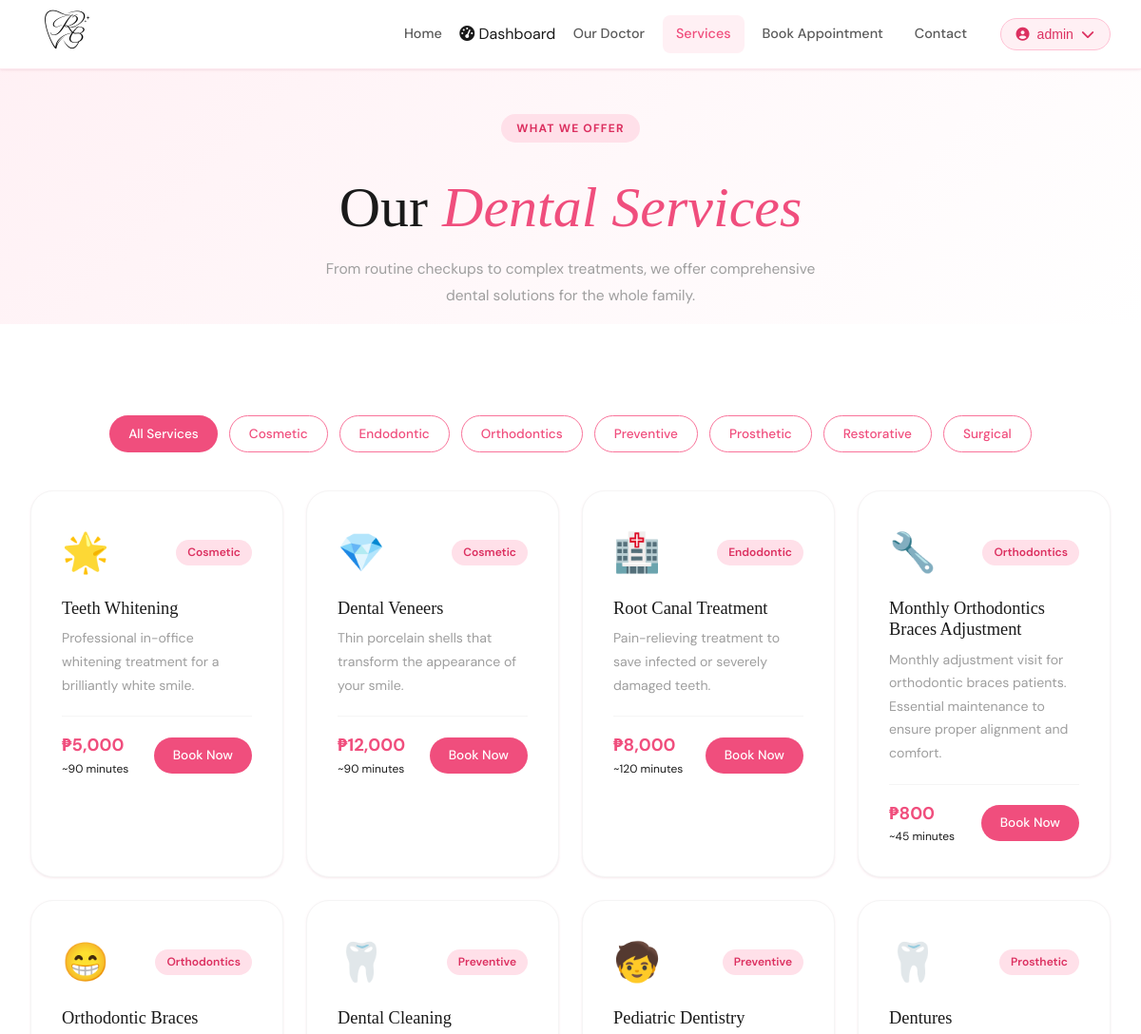
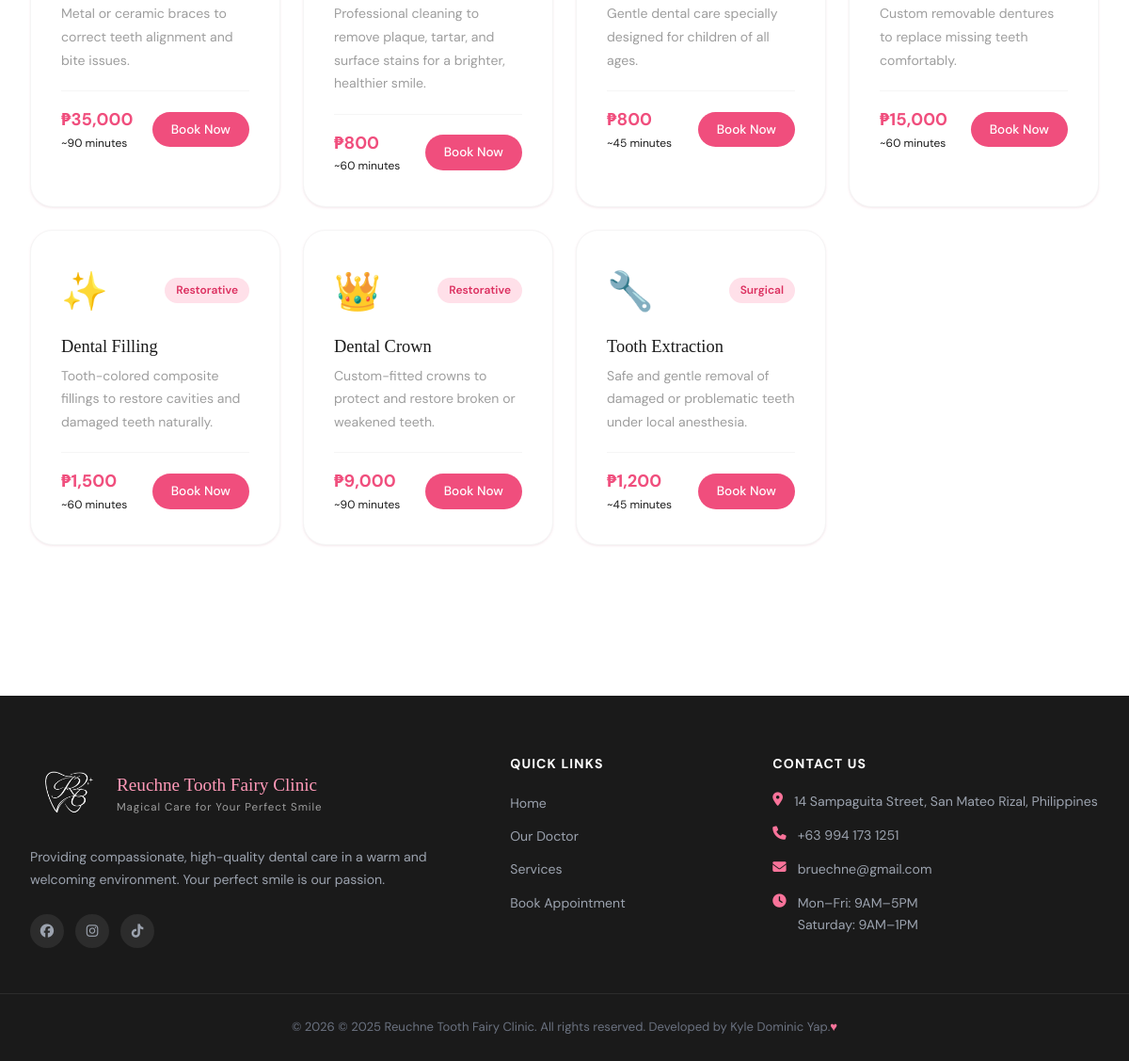
/pages/services.php (signed in), run on the app's committed database (2 pictures, top to bottom).
### tables this page shows
CREATE TABLE services (
    id INT AUTO_INCREMENT PRIMARY KEY,
    name VARCHAR(150) NOT NULL,
    description TEXT,
    price DECIMAL(10,2) NOT NULL DEFAULT 0.00,
    duration_minutes INT DEFAULT 60,
    category VARCHAR(100),
    icon VARCHAR(100),
    is_active TINYINT(1) DEFAULT 1,
    created_at TIMESTAMP DEFAULT CURRENT_TIMESTAMP
);

### includes/auth.php (called while the page is built, shortened)
<?php
function sanitize($input) {
    return htmlspecialchars(strip_tags(trim($input)));
}

### pages/services.php (the view, shortened to what this page needs)
<?php
require_once __DIR__ . '/../includes/auth.php';
$db = getDB();
$category = sanitize($_GET['category'] ?? '');
$where = $category ? "WHERE is_active=1 AND category='{$db->real_escape_string($category)}'" : "WHERE is_active=1";
$services = $db->query("SELECT * FROM services $where ORDER BY category, price")->fetch_all(MYSQLI_ASSOC);
$categories = $db->query("SELECT DISTINCT category FROM services WHERE is_active=1 ORDER BY category")->fetch_all(MYSQLI_ASSOC);
require_once __DIR__ . '/../includes/header.php';
?>
<div style="padding-top:calc(72px + 3rem);padding-bottom:1rem;background:linear-gradient(135deg,var(--pink-50),white)">
    <div class="container">
        <div style="text-align:center" data-aos="fade-up">
            <span class="section-label">What We Offer</span>
            <h1 class="mt-2">Our <em style="color:var(--pink-500)">Dental Services</em></h1>
            <p style="max-width:560px;margin:1rem auto 0;color:var(--gray-500)">From routine checkups to complex treatments, we offer comprehensive dental solutions for the whole family.</p>
        </div>
    </div>
</div>
<section class="section">
    <div class="container">
        <div style="display:flex;gap:0.75rem;flex-wrap:wrap;margin-bottom:2.5rem;justify-content:center" data-aos="fade-up">
            <a href="?category=" class="<?= !$category ? 'btn-primary btn-sm' : 'btn-secondary btn-sm' ?>">All Services</a>
            <?php foreach ($categories as $cat): ?>
            <a href="?category=<?= urlencode($cat['category']) ?>"
               class="<?= $category === $cat['category'] ? 'btn-primary btn-sm' : 'btn-secondary btn-sm' ?>">
                <?= sanitize($cat['category']) ?>
            </a>
            <?php endforeach; ?>
        </div>
        <div class="services-grid">
            <?php foreach ($services as $i => $svc): ?>
            <div class="card" style="padding:2rem" data-aos="fade-up" data-aos-delay="<?= ($i % 4) * 60 ?>">
                <div style="display:flex;align-items:center;justify-content:space-between;margin-bottom:1rem">
                    <span style="font-size:2.5rem"><?= $svc['icon'] ?: '🦷' ?></span>
                    <span class="badge badge-pink"><?= sanitize($svc['category']) ?></span>
                </div>
                <h3 style="font-size:1.15rem;margin-bottom:0.5rem"><?= sanitize($svc['name']) ?></h3>
                <p style="font-size:0.88rem;color:var(--gray-500);margin-bottom:1.25rem"><?= sanitize($svc['description']) ?></p>
                <div style="display:flex;align-items:center;justify-content:space-between;padding-top:1rem;border-top:1px solid var(--gray-100)">
                    <div>
                        <div style="color:var(--pink-500);font-weight:700;font-size:1.15rem">₱<?= number_format($svc['price'], 0) ?></div>
                        <div style="font-size:0.75rem;color:var(--gray-400)">~<?= $svc['duration_minutes'] ?> minutes</div>
                    </div>
                    <a href="<?= BASE_URL ?>/pages/book.php?service_id=<?= $svc['id'] ?>" class="btn-primary btn-sm">Book Now</a>
                </div>
            </div>
            <?php endforeach; ?>
        </div>
    </div>
</section>
<?php require_once __DIR__ . '/../includes/footer.php'; ?>

### assets/css/main.css (style rules this page uses)
:root { --pink-50: #fff0f4; --pink-100: #ffe0e9; --pink-200: #ffc0d3; --pink-300: #ff99b8; --pink-400: #f9739a; --pink-500: #f04e7d; --pink-600: #dc3060; --pink-700: #b8204a; --white: #ffffff; --gray-50: #fafafa; --gray-100: #f5f5f5; --gray-200: #e8e8e8; --gray-300: #d0d0d0; --gray-500: #9e9e9e; --gray-700: #5a5a5a; --gray-900: #1a1a1a; --shadow-sm: 0 1px 3px rgba(240,78,125,0.08), 0 1px 2px rgba(0,0,0,0.04); --shadow-md: 0 4px 16px rgba(240,78,125,0.12), 0 2px 4px rgba(0,0,0,0.06); --shadow-lg: 0 10px 40px rgba(240,78,125,0.16), 0 4px 12px rgba(0,0,0,0.08); --shadow-xl: 0 24px 64px rgba(240,78,125,0.18); --radius-sm: 8px; --radius-md: 16px; --radius-lg: 24px; --radius-xl: 32px; --font-display: 'Cormorant Garamond', 'Playfair Display', Georgia, serif; --font-body: 'DM Sans', system-ui, sans-serif; --transition: all 0.3s cubic-bezier(0.4, 0, 0.2, 1); }
*, *::before, *::after { box-sizing: border-box; margin: 0; padding: 0; }
html { scroll-behavior: smooth; }
body { font-family: var(--font-body); color: var(--gray-900); background: var(--white); line-height: 1.6; overflow-x: hidden; }
h1,h2,h3,h4,h5 { font-family: var(--font-display); line-height: 1.2; }
h1 { font-size: clamp(2.4rem, 5vw, 4rem); font-weight: 400; }
h3 { font-size: clamp(1.3rem, 2.5vw, 1.8rem); font-weight: 500; }
p { color: var(--gray-700); font-size: 0.97rem; line-height: 1.75; }
a { text-decoration: none; color: inherit; }
.btn-primary { display: inline-flex; align-items: center; gap: 0.5rem; padding: 0.85rem 2rem; border-radius: 50px; background: var(--pink-500); color: white; font-family: var(--font-body); font-size: 0.95rem; font-weight: 500; border: none; cursor: pointer; transition: var(--transition); text-decoration: none; }
.btn-secondary { display: inline-flex; align-items: center; gap: 0.5rem; padding: 0.85rem 2rem; border-radius: 50px; background: transparent; color: var(--pink-500); border: 1.5px solid var(--pink-400); font-family: var(--font-body); font-size: 0.95rem; font-weight: 500; cursor: pointer; transition: var(--transition); text-decoration: none; }
.btn-sm { padding: 0.5rem 1.25rem !important; font-size: 0.85rem !important; }
.section { padding: 6rem 0; }
.container { max-width: 1200px; margin: 0 auto; padding: 0 2rem; }
.section-label { display: inline-block; background: var(--pink-100); color: var(--pink-600); font-size: 0.75rem; font-weight: 700; padding: 0.35rem 1rem; border-radius: 50px; letter-spacing: 0.1em; text-transform: uppercase; margin-bottom: 1rem; }
.card { background: white; border-radius: var(--radius-lg); box-shadow: var(--shadow-sm); border: 1px solid var(--gray-100); overflow: hidden; transition: var(--transition); }
.services-grid { display: grid; grid-template-columns: repeat(auto-fill, minmax(260px, 1fr)); gap: 1.5rem; }
.badge { display: inline-flex; align-items: center; gap: 0.3rem; padding: 0.25rem 0.75rem; border-radius: 50px; font-size: 0.75rem; font-weight: 600; }
.badge-pink { background: var(--pink-100); color: var(--pink-600); }
[data-aos] { opacity: 0; transition: opacity 0.6s ease, transform 0.6s ease; }
[data-aos="fade-up"] { transform: translateY(24px); }
.mt-2 { margin-top: 1rem; }

### data on the page
services: icon "🌟", category "Cosmetic", name "Teeth Whitening", description "Professional in-office whitening treatment for a brilliantly white smile.", price "5,000", duration_minutes "90"
services: icon "💎", category "Cosmetic", name "Dental Veneers", description "Thin porcelain shells that transform the appearance of your smile.", price "12,000", duration_minutes "90"
services: icon "🏥", category "Endodontic", name "Root Canal Treatment", description "Pain-relieving treatment to save infected or severely damaged teeth.", price "8,000", duration_minutes "120"
services: icon "🔧", category "Orthodontics", name "Monthly Orthodontics Braces Adjustment", description "Monthly adjustment visit for orthodontic braces patients. Essential maintenance to ensure proper alignment and comfort.", price "800", duration_minutes "45"
services: icon "😁", category "Orthodontics", name "Orthodontic Braces", description "Metal or ceramic braces to correct teeth alignment and bite issues.", price "35,000", duration_minutes "90"
services: icon "🦷", category "Preventive", name "Dental Cleaning", description "Professional cleaning to remove plaque, tartar, and surface stains for a brighter, healthier smile.", price "800", duration_minutes "60"
services: icon "🧒", category "Preventive", name "Pediatric Dentistry", description "Gentle dental care specially designed for children of all ages.", price "800", duration_minutes "45"
services: icon "🦷", category "Prosthetic", name "Dentures", description "Custom removable dentures to replace missing teeth comfortably.", price "15,000", duration_minutes "60"
services: icon "✨", category "Restorative", name "Dental Filling", description "Tooth-colored composite fillings to restore cavities and damaged teeth naturally.", price "1,500", duration_minutes "60"
services: icon "👑", category "Restorative", name "Dental Crown", description "Custom-fitted crowns to protect and restore broken or weakened teeth.", price "9,000", duration_minutes "90"
services: icon "🔧", category "Surgical", name "Tooth Extraction", description "Safe and gentle removal of damaged or problematic teeth under local anesthesia.", price "1,200", duration_minutes "45"

### other printed values
$_SESSION['username'] "admin"
$cat['category'] "Cosmetic"
$cat['category'] "Endodontic"
$cat['category'] "Orthodontics"
$cat['category'] "Preventive"
$cat['category'] "Prosthetic"
$cat['category'] "Restorative"
$cat['category'] "Surgical"
